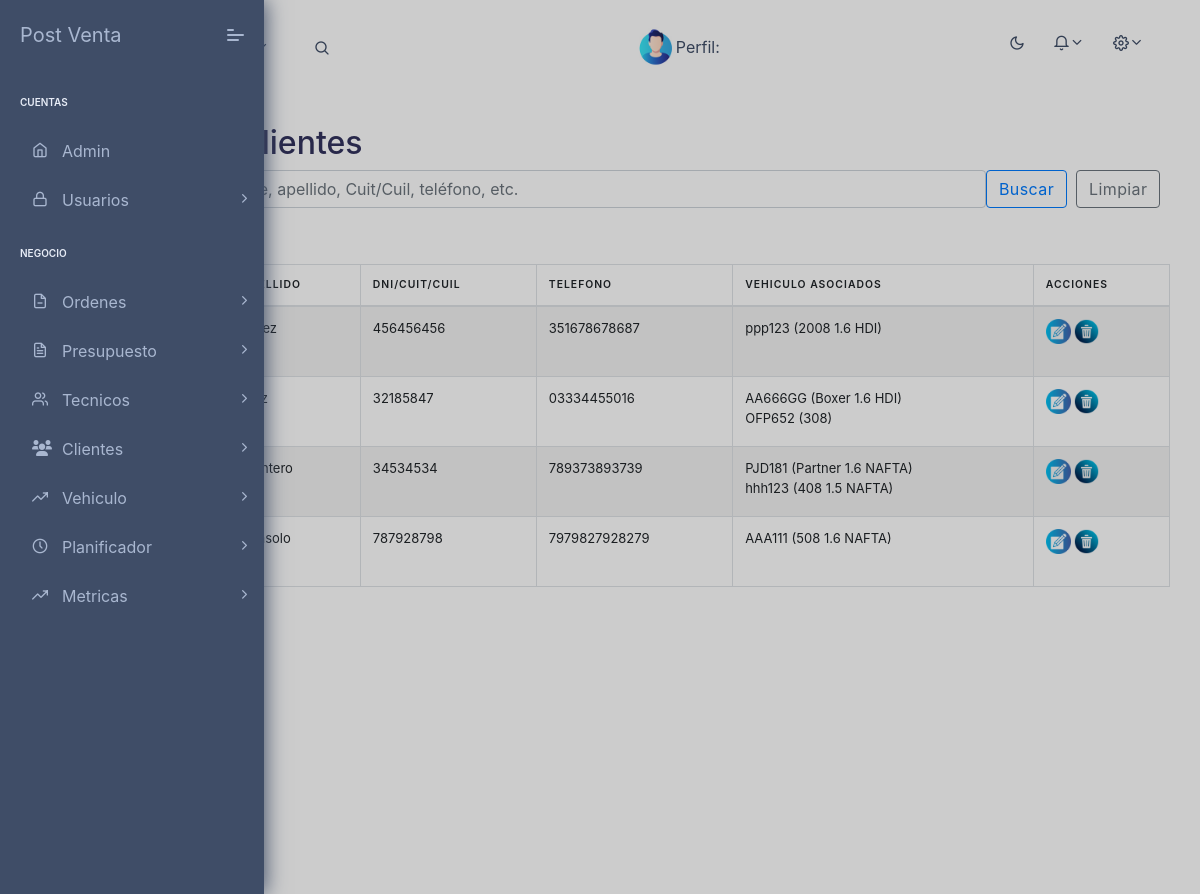
/clientes (signed in), run on the app's committed database.
### base/models.py (models this page shows, shortened)
class Cliente(models.Model):
    usuario = models.ForeignKey(User, on_delete=models.CASCADE,
                                null=True,
                                blank=True)
    nombre = models.CharField(max_length=15)
    apellido = models.CharField(max_length=15)
    dni = models.CharField(max_length=15, unique=True)
    telefono = models.CharField(max_length=15, unique=True)
    email = models.EmailField(max_length=30, unique=True)
    direccion = models.CharField(max_length=15)
    vehiculo = models.CharField(choices=MODELO_VEHICULO, null=False, blank=False, max_length=20, default='seleccione '
                                                                                                         'un modelo')
    provincia = models.CharField(max_length=15, null=True, blank=True)
    localidad = models.CharField(max_length=15, null=True, blank=True)
    class Meta:
        verbose_name = 'Cliente'
        verbose_name_plural = 'Clientes'

class Auto(models.Model):
    cliente = models.ForeignKey(Cliente, on_delete=models.CASCADE, related_name='autos')
    matricula = models.CharField(max_length=15, unique=True)  # Asegurarse de que la matrícula sea única
    vehiculo = models.CharField(choices=MODELO_VEHICULO, max_length=20, default='seleccione un modelo')
    chasis = models.CharField(max_length=16, unique=True)
    anio = models.IntegerField(null=True, blank=True)
    class Meta:
        verbose_name = 'Auto'
        verbose_name_plural = 'Autos'

### base/views.py (the view)
# urls.py: path('clientes', ClienteListView.as_view(), name='lista_clientes'),
class ClienteListView(LoginRequiredMixin, ListView):
    model = Cliente
    template_name = 'clientes/cliente_list.html'
    context_object_name = 'clientes'
    success_url = reverse_lazy('lista_clientes')
    def get_queryset(self):
        query = self.request.GET.get('q')
        if query:
            return Cliente.objects.filter(
                Q(nombre__icontains=query) |
                Q(apellido__icontains=query) |
                Q(dni__icontains=query) |
                Q(telefono__icontains=query)
            )
        else:
            return Cliente.objects.all()

### base/templates/clientes/cliente_list.html (shortened to what this page needs)
{% extends "base.html" %}
{% load static %}
{% block content %}
<h2>Lista de Clientes</h2>
<div class="mb-3">
    <form class="d-flex" method="GET" action="{% url 'lista_clientes' %}">
        <input class="form-control me-2" type="text" name="q" placeholder="Buscar por nombre, apellido, Cuit/Cuil, teléfono, etc." value="{{ request.GET.q }}">
        <button class="btn btn-outline-primary" type="submit">Buscar</button>
        <button class="btn btn-outline-secondary" type="button" onclick="limpiarBusqueda()">Limpiar</button>
    </form>
</div>
<a href="{% url 'crear_cliente' %}"><img style="width:35px; top:20px" src="{% static 'assets/images/user/agregar-cliente2.png' %}"></a>
<table id="example2" class="table table-striped table-bordered table-hover">
    <thead>
        <tr>
            <th>Nombre</th>
            <th>Apellido</th>
            <th>Dni/Cuit/Cuil</th>
            <th>Telefono</th>
            <th>Vehiculo Asociados</th>
            <th>Acciones</th>
        </tr>
    </thead>
    <tbody>
        {% for cliente in clientes %}
        <tr>
            <td>{{ cliente.nombre }}</td>
            <td>{{ cliente.apellido }}</td>
            <td>{{ cliente.dni }}</td>
            <td>{{ cliente.telefono }}</td>
            <td>
                {% for auto in cliente.autos.all %}
                    {{ auto.matricula }} ({{auto.vehiculo}})<br>
                {% empty %}
                    Sin autos asociados
                {% endfor %}
            </td>
            <td>
                <a href="{% url 'editar_cliente' cliente.id %}"><img style="width:25px; margin-bottom: 20px;" src="{% static 'assets/images/user/editar.png' %}"></a>
                <a href="{% url 'eliminar_cliente' cliente.id %}"><img style="width:25px; margin-bottom: 20px;" src="{% static 'assets/images/user/basura.png' %}"></a>
            </td>
        </tr>
        {% endfor %}
    </tbody>
</table>
{% endblock %}

### data on the page
Cliente: dni "456456456", telefono "351678678687"
Auto: matricula "ppp123", vehiculo "2008 1.6 HDI"
Cliente: dni "32185847", telefono "03334455016"
Auto: matricula "AA666GG", vehiculo "Boxer 1.6 HDI"
Auto: matricula "OFP652", vehiculo "308"
Cliente: apellido "quintero", dni "34534534", telefono "789373893739"
Auto: matricula "PJD181", vehiculo "Partner 1.6 NAFTA"
Auto: matricula "hhh123", vehiculo "408 1.5 NAFTA"
Cliente: apellido "consolo", dni "787928798", telefono "7979827928279"
Auto: matricula "AAA111", vehiculo "508 1.6 NAFTA"
